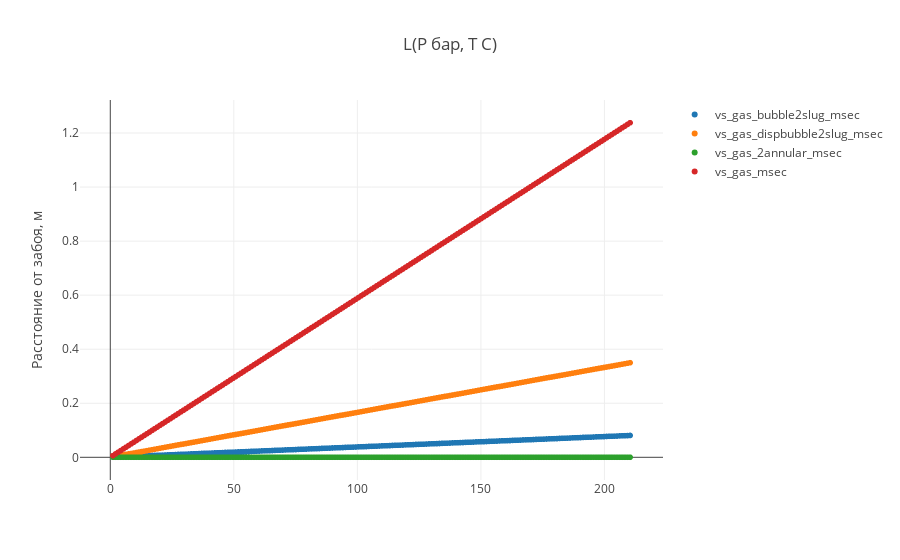

The cell this chart's notebook holds for it:
### Code cell
trace1 = trace(pattern_data, 25)
trace2 = trace(pattern_data, 26)

trace3 = trace(pattern_data, 27)

trace4 = trace(pattern_data, 8)


data = [ trace1, trace2, trace3, trace4]

plot()

### Figure 1 — Plotly figure (JSON) as saved in the notebook; plotly's stock layout.template omitted (floating-point values rounded to 4 significant figures; data arrays with more than 128 entries replaced by an {"elided": "..."} marker saying what was removed)
{"data": [{"mode": "markers", "name": "vs_gas_bubble2slug_msec", "type": "scattergl", "uid": "fa58a36a-6e71-468e-a6cf-4963cc025010", "x": {"elided": "199 float values"}, "y": {"elided": "199 float values"}}, {"mode": "markers", "name": "vs_gas_dispbubble2slug_msec", "type": "scattergl", "uid": "d463b109-c567-4f7c-a1e9-949801e2b628", "x": {"elided": "199 float values"}, "y": {"elided": "199 float values"}}, {"mode": "markers", "name": "vs_gas_2annular_msec", "type": "scattergl", "uid": "930a4ddc-3621-46a2-8df9-54aebd408519", "x": {"elided": "199 float values"}, "y": {"elided": "199 float values"}}, {"mode": "markers", "name": "vs_gas_msec", "type": "scattergl", "uid": "32903abb-f7e9-40b6-9737-f80a18a35269", "x": {"elided": "199 float values"}, "y": {"elided": "199 float values"}}], "layout": {"title": {"text": "L(P бар, T C)"}, "yaxis": {"title": {"text": "Расстояние от забоя, м"}}}}
